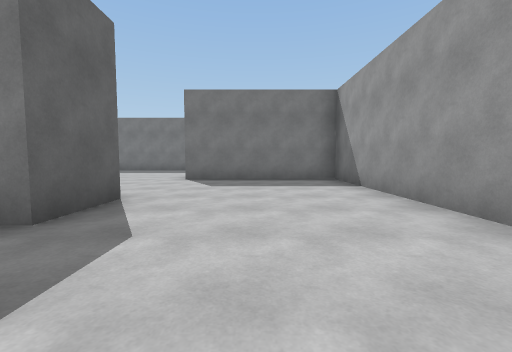
View 1 (above)

24 first-person views from a walk through a scene from a Unity 3-D project. The camera is 1.2 m above the floor, tilts 4° down and sees 90° across. The floor is counted in squares, 2 m on a side. Each view is taken from the middle of a square. On the plan, view 1 faces up. The plan holds only what a view shows up to about 9 squares ahead; the rest is blank. The place goes on beyond the plan. Surface patterns are stand-ins for the level's own textures.

View 2
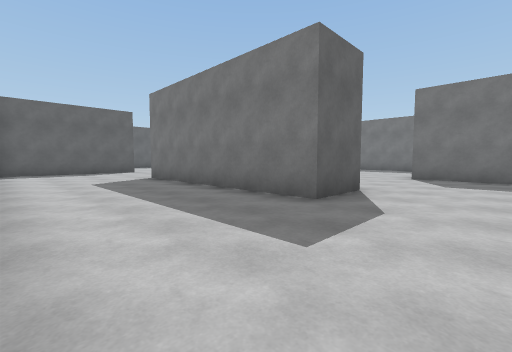

View 3
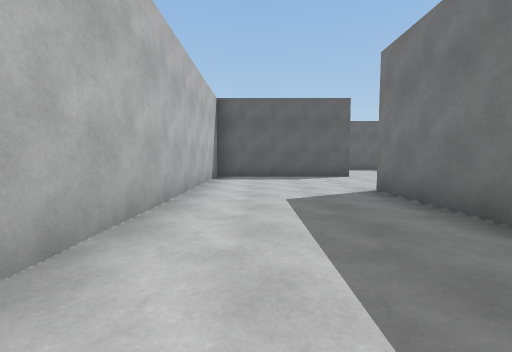

View 4
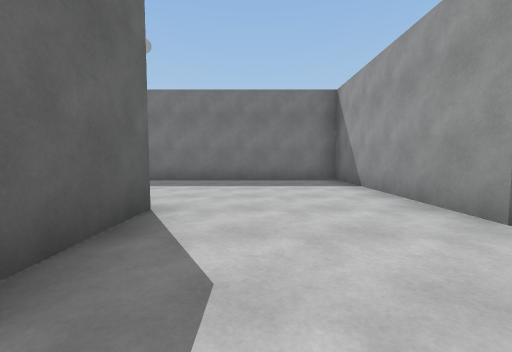

View 5
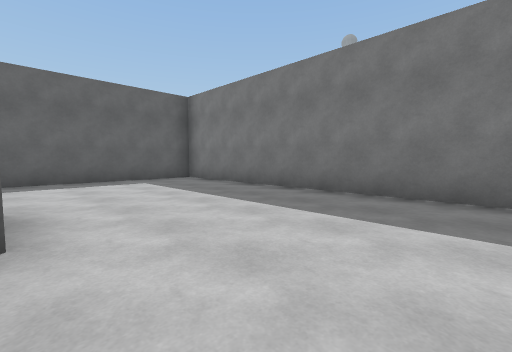

View 6
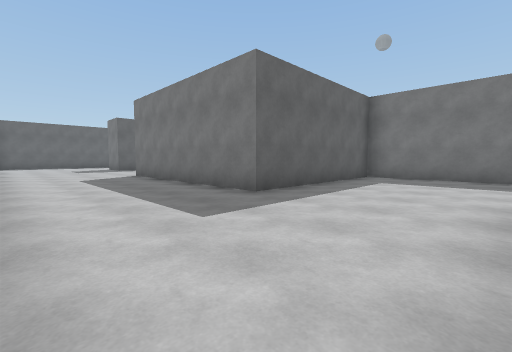

View 7
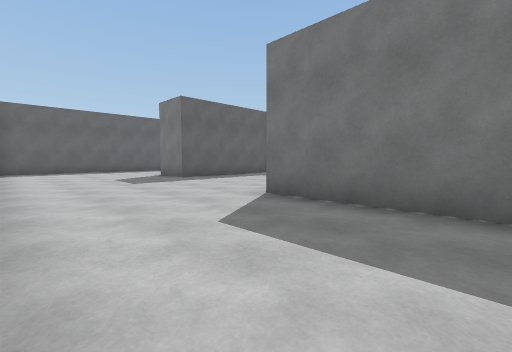

View 8
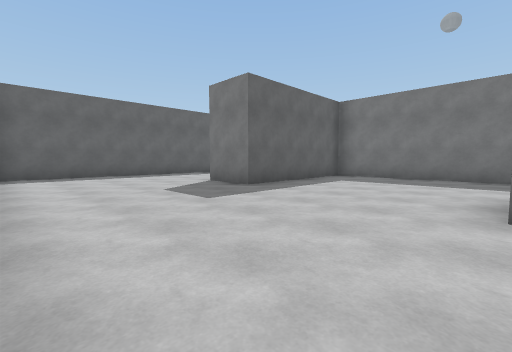

View 9
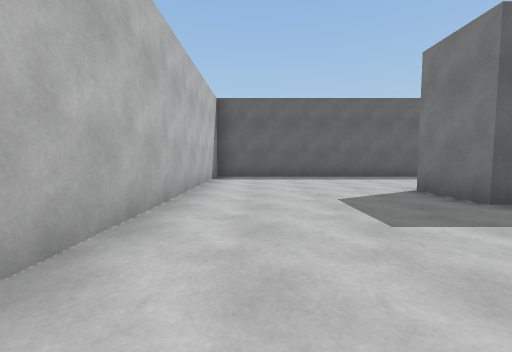

View 10
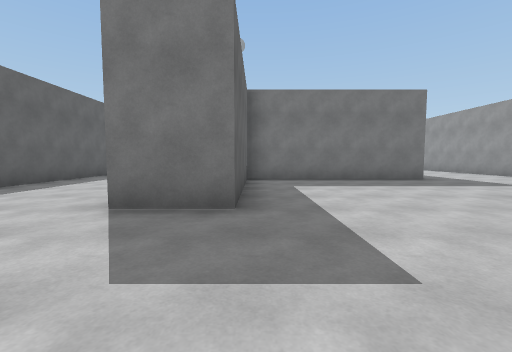

View 11
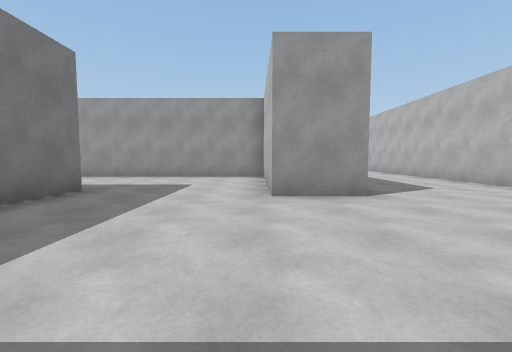

View 12
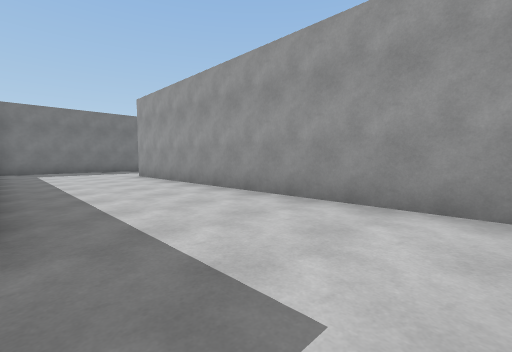

View 13
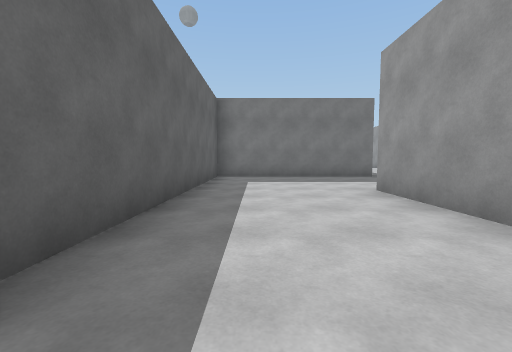

View 14
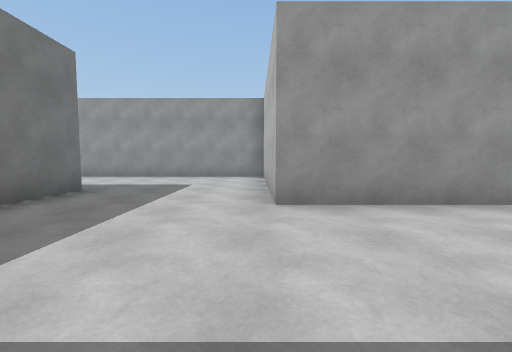

View 15
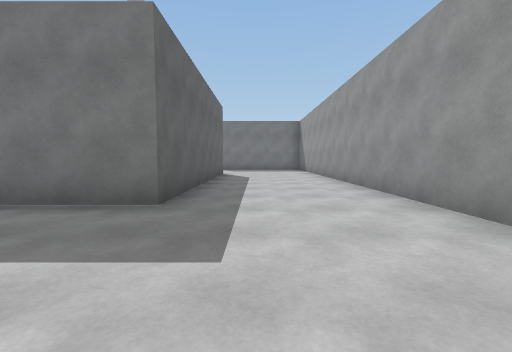

View 16
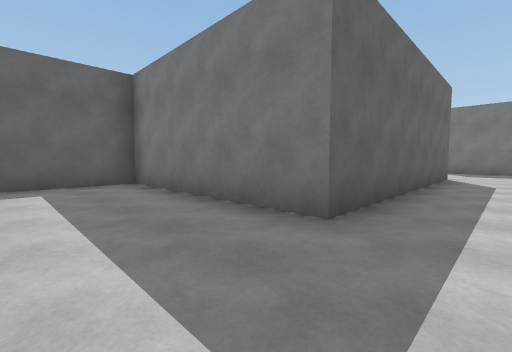

View 17
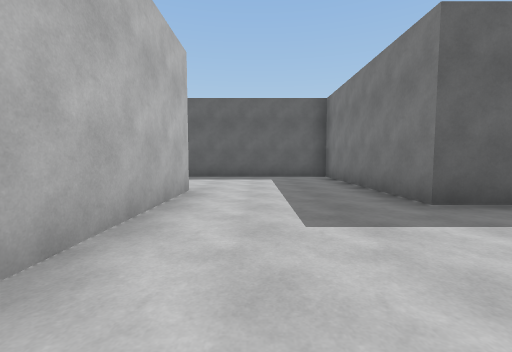

View 18
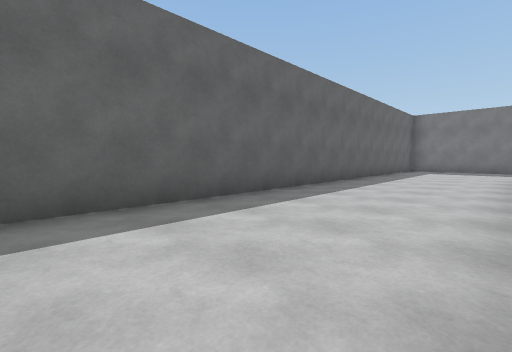

View 19
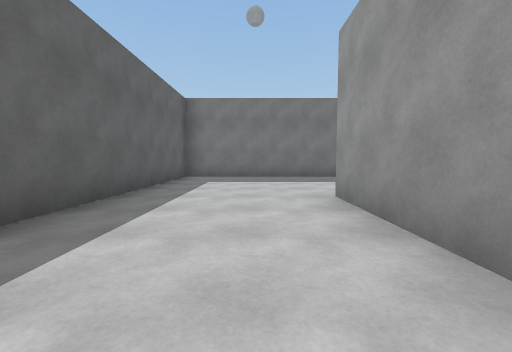

View 20
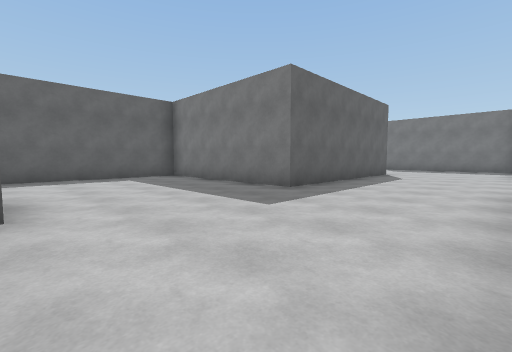

View 21
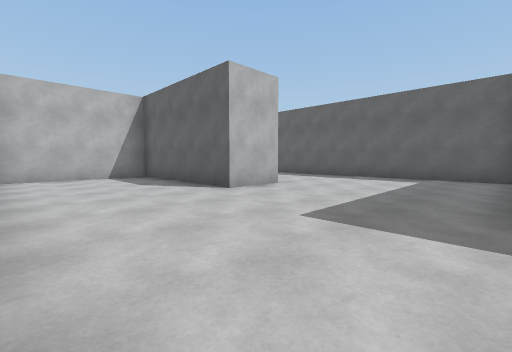

View 22
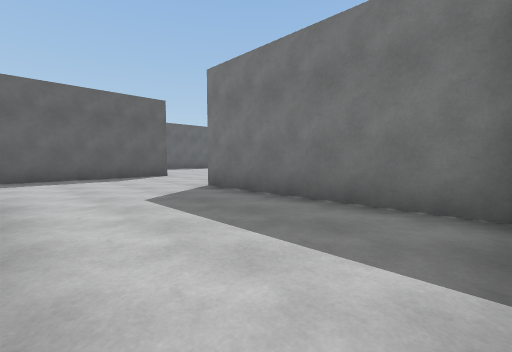

View 23
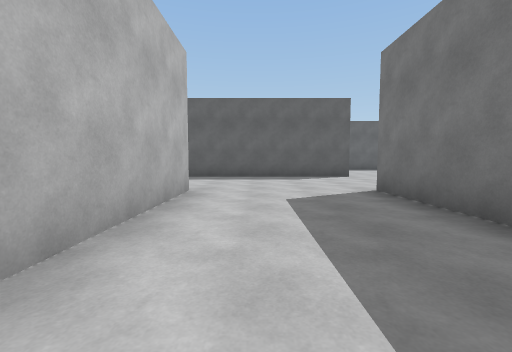

View 24
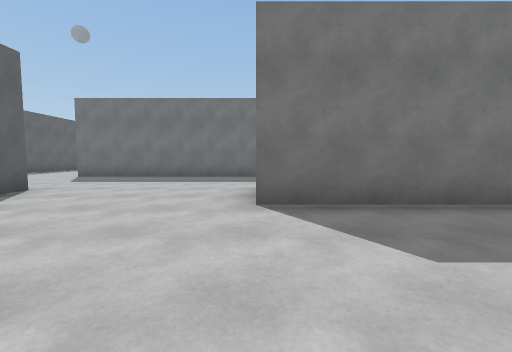

### Floor plan
Points are (right, up) in squares from view 1. A wall is a line through its corners. A room is listed if a view was taken in it or the views show most of it. See-through windows are left out.
Room 1 (views 1, 2, 3, 4, 5, 6, 7, 8, 9, 10, 11, 12, 13, 14, 15, 16, 17, 18, 19, 20, 21, 22, 23, 24)
walls: (-12.7, 13.8) (-12.7, 23.1); (-11.2, 3.1) (-11.2, -1.2) (-4.1, -1.2); (-6.2, 8.8) (-6.2, 8.1); (-17.7, 3.8) (-17.7, 13.8) (-13.1, 13.8); (-21.1, 7.3) (-26.2, 7.3) (-26.2, 3) (-27.8, 3); (-2, 12.2) (-7.8, 12.2); (-2, 3.9) (-2, 2.3) (-7.7, 2.3) (-7.7, 7.3) (-16.2, 7.3) (-16.2, 2.3) (-22, 2.3) (-22, 3.7) (-18.1, 3.7); (-20.8, -1.2) (-17, -1.2); (-22.8, 18.8) (-19.1, 18.8); (-17.9, 22.3) (-22.8, 22.3); (-27.7, 10.1) (-27.7, 13) (-26.2, 13) (-26.2, 8.8) (-23, 8.8); (-16.2, 23.5) (-16.2, 17.3) (-21.2, 17.3) (-21.2, 10.1); (2.3, 2.1) (2.3, 7.3) (-2, 7.3); (-26.2, 23.1) (-26.2, 17.3) (-31.2, 17.3) (-31.2, -1.2) (-24.1, -1.2)

Where each view was taken, in squares from view 1:
view 1: 0 up, 0 right, facing up
view 2: 1 down, 0 right, facing up-left
view 3: 0 up, 3 left, facing left
view 4: 0 up, 10 left, facing up
view 5: 3 up, 9 left, facing up-left
view 6: 1 down, 13 left, facing up-left
view 7: 1 down, 19 left, facing up-left
view 8: 1 down, 22 left, facing up-left
view 9: 0 up, 23 left, facing left
view 10: 0 up, 26 left, facing up
view 11: 4 up, 26 left, facing right
view 12: 5 up, 21 left, facing up-right
view 13: 9 up, 20 left, facing up
view 14: 14 up, 21 left, facing right
view 15: 14 up, 15 left, facing up
view 16: 15 up, 15 left, facing up-left
view 17: 15 up, 13 left, facing left
view 18: 4 up, 28 left, facing up-left
view 19: 9 up, 29 left, facing up
view 20: 13 up, 23 left, facing up-left
view 21: 17 up, 23 left, facing down-left
view 22: 19 up, 18 left, facing up-left
view 23: 20 up, 18 left, facing left
view 24: 4 up, 2 left, facing up
